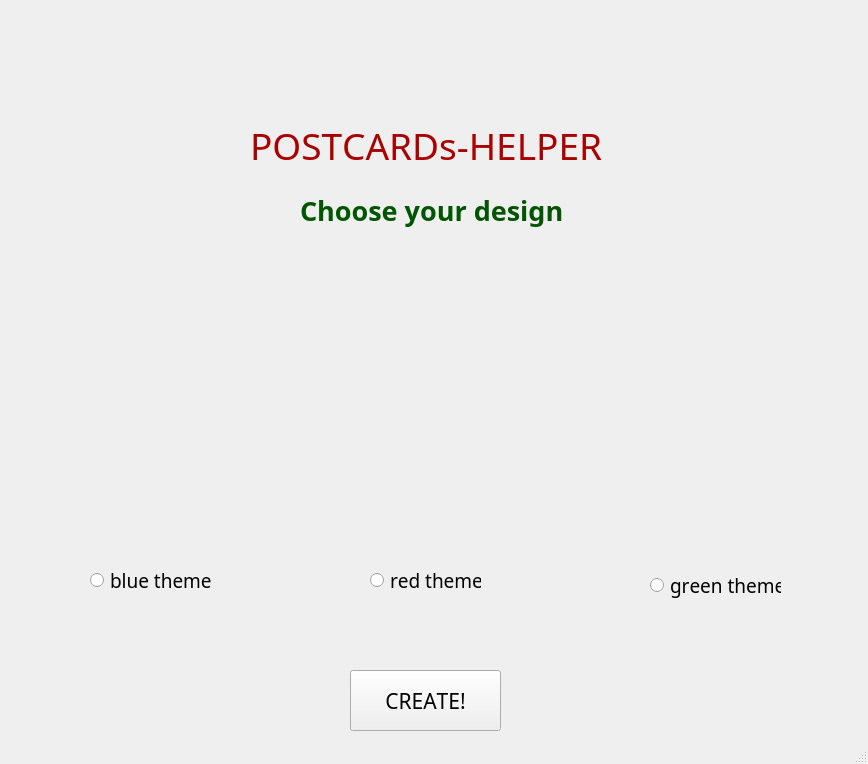
<?xml version="1.0" encoding="UTF-8"?>
<ui version="4.0">
 <class>MainWindow</class>
 <widget class="QMainWindow" name="MainWindow">
  <property name="geometry">
   <rect>
    <x>0</x>
    <y>0</y>
    <width>868</width>
    <height>764</height>
   </rect>
  </property>
  <property name="font">
   <font>
    <underline>true</underline>
    <strikeout>false</strikeout>
    <kerning>false</kerning>
   </font>
  </property>
  <property name="windowTitle">
   <string>MainWindow</string>
  </property>
  <widget class="QWidget" name="centralwidget">
   <widget class="QLabel" name="label_name">
    <property name="geometry">
     <rect>
      <x>250</x>
      <y>120</y>
      <width>371</width>
      <height>41</height>
     </rect>
    </property>
    <property name="font">
     <font>
      <family>Showcard Gothic</family>
      <pointsize>18</pointsize>
      <weight>50</weight>
      <italic>false</italic>
      <bold>false</bold>
      <underline>false</underline>
     </font>
    </property>
    <property name="text">
     <string>&lt;html&gt;&lt;head/&gt;&lt;body&gt;&lt;p&gt;&lt;span style=&quot; font-size:28pt; color:#aa0000;&quot;&gt;POSTCARDs-HELPER&lt;/span&gt;&lt;/p&gt;&lt;/body&gt;&lt;/html&gt;</string>
    </property>
   </widget>
   <widget class="QLabel" name="label_pic">
    <property name="geometry">
     <rect>
      <x>-180</x>
      <y>-20</y>
      <width>1151</width>
      <height>191</height>
     </rect>
    </property>
    <property name="text">
     <string/>
    </property>
    <property name="textFormat">
     <enum>Qt::PlainText</enum>
    </property>
   </widget>
   <widget class="QLabel" name="label_pattern1">
    <property name="geometry">
     <rect>
      <x>10</x>
      <y>270</y>
      <width>271</width>
      <height>271</height>
     </rect>
    </property>
    <property name="text">
     <string/>
    </property>
   </widget>
   <widget class="QLabel" name="label_task">
    <property name="geometry">
     <rect>
      <x>300</x>
      <y>190</y>
      <width>271</width>
      <height>41</height>
     </rect>
    </property>
    <property name="font">
     <font>
      <family>Microsoft YaHei Light</family>
      <pointsize>20</pointsize>
      <underline>false</underline>
     </font>
    </property>
    <property name="whatsThis">
     <string>&lt;!DOCTYPE HTML PUBLIC &quot;-//W3C//DTD HTML 4.0//EN&quot; &quot;http://www.w3.org/TR/REC-html40/strict.dtd&quot;&gt;
&lt;html&gt;&lt;head&gt;&lt;meta name=&quot;qrichtext&quot; content=&quot;1&quot; /&gt;&lt;style type=&quot;text/css&quot;&gt;
p, li { white-space: pre-wrap; }
&lt;/style&gt;&lt;/head&gt;&lt;body style=&quot; font-family:'Microsoft YaHei Light'; font-size:20pt; font-weight:400; font-style:normal;&quot;&gt;
&lt;p style=&quot; margin-top:12px; margin-bottom:12px; margin-left:0px; margin-right:0px; -qt-block-indent:0; text-indent:0px;&quot;&gt;&lt;span style=&quot; font-weight:600; color:#005500;&quot;&gt;Choose design&lt;/span&gt;&lt;/p&gt;&lt;/body&gt;&lt;/html&gt;</string>
    </property>
    <property name="locale">
     <locale language="English" country="UnitedStates"/>
    </property>
    <property name="text">
     <string>&lt;html&gt;&lt;head/&gt;&lt;body&gt;&lt;p&gt;&lt;span style=&quot; font-weight:600; color:#005500;&quot;&gt;Choose your design&lt;/span&gt;&lt;/p&gt;&lt;/body&gt;&lt;/html&gt;</string>
    </property>
    <property name="textFormat">
     <enum>Qt::AutoText</enum>
    </property>
   </widget>
   <widget class="QLabel" name="label_pattern2">
    <property name="geometry">
     <rect>
      <x>290</x>
      <y>270</y>
      <width>271</width>
      <height>271</height>
     </rect>
    </property>
    <property name="text">
     <string/>
    </property>
   </widget>
   <widget class="QLabel" name="label_pattern3">
    <property name="geometry">
     <rect>
      <x>570</x>
      <y>270</y>
      <width>271</width>
      <height>271</height>
     </rect>
    </property>
    <property name="text">
     <string/>
    </property>
   </widget>
   <widget class="QRadioButton" name="desButton">
    <property name="geometry">
     <rect>
      <x>90</x>
      <y>570</y>
      <width>121</width>
      <height>21</height>
     </rect>
    </property>
    <property name="font">
     <font>
      <family>Microsoft YaHei UI Light</family>
      <pointsize>14</pointsize>
      <underline>false</underline>
     </font>
    </property>
    <property name="whatsThis">
     <string>&lt;html&gt;&lt;head/&gt;&lt;body&gt;&lt;p align=&quot;justify&quot;&gt;&lt;span style=&quot; color:#00aaff;&quot;&gt;blue theme&lt;/span&gt;&lt;/p&gt;&lt;/body&gt;&lt;/html&gt;</string>
    </property>
    <property name="text">
     <string>blue theme</string>
    </property>
    <property name="checkable">
     <bool>true</bool>
    </property>
    <property name="checked">
     <bool>false</bool>
    </property>
   </widget>
   <widget class="QRadioButton" name="des2Button">
    <property name="geometry">
     <rect>
      <x>370</x>
      <y>570</y>
      <width>111</width>
      <height>21</height>
     </rect>
    </property>
    <property name="font">
     <font>
      <family>Microsoft YaHei UI Light</family>
      <pointsize>14</pointsize>
      <underline>false</underline>
     </font>
    </property>
    <property name="text">
     <string>red theme</string>
    </property>
   </widget>
   <widget class="QRadioButton" name="des3Button">
    <property name="geometry">
     <rect>
      <x>650</x>
      <y>570</y>
      <width>131</width>
      <height>31</height>
     </rect>
    </property>
    <property name="font">
     <font>
      <family>Microsoft YaHei UI Light</family>
      <pointsize>14</pointsize>
      <underline>false</underline>
      <strikeout>false</strikeout>
      <kerning>false</kerning>
     </font>
    </property>
    <property name="text">
     <string>green theme</string>
    </property>
   </widget>
   <widget class="QLabel" name="label_blue_ball">
    <property name="geometry">
     <rect>
      <x>110</x>
      <y>590</y>
      <width>71</width>
      <height>71</height>
     </rect>
    </property>
    <property name="text">
     <string>&lt;html&gt;&lt;head/&gt;&lt;body&gt;&lt;p&gt;&lt;img src=&quot;:/newPrefix/ball-blue.png&quot;/&gt;&lt;/p&gt;&lt;/body&gt;&lt;/html&gt;</string>
    </property>
   </widget>
   <widget class="QLabel" name="label_red_ball">
    <property name="geometry">
     <rect>
      <x>390</x>
      <y>590</y>
      <width>71</width>
      <height>71</height>
     </rect>
    </property>
    <property name="text">
     <string>&lt;html&gt;&lt;head/&gt;&lt;body&gt;&lt;p&gt;&lt;img src=&quot;:/newPrefix/ball-blue.png&quot;/&gt;&lt;/p&gt;&lt;/body&gt;&lt;/html&gt;</string>
    </property>
   </widget>
   <widget class="QLabel" name="label_green_ball">
    <property name="geometry">
     <rect>
      <x>680</x>
      <y>590</y>
      <width>71</width>
      <height>71</height>
     </rect>
    </property>
    <property name="text">
     <string>&lt;html&gt;&lt;head/&gt;&lt;body&gt;&lt;p&gt;&lt;img src=&quot;:/newPrefix/ball-blue.png&quot;/&gt;&lt;/p&gt;&lt;/body&gt;&lt;/html&gt;</string>
    </property>
   </widget>
   <widget class="QPushButton" name="pushButton">
    <property name="geometry">
     <rect>
      <x>350</x>
      <y>670</y>
      <width>151</width>
      <height>61</height>
     </rect>
    </property>
    <property name="font">
     <font>
      <family>Microsoft YaHei UI Light</family>
      <pointsize>16</pointsize>
      <underline>false</underline>
     </font>
    </property>
    <property name="cursor">
     <cursorShape>PointingHandCursor</cursorShape>
    </property>
    <property name="styleSheet">
     <string notr="true"/>
    </property>
    <property name="text">
     <string>CREATE!</string>
    </property>
   </widget>
   <widget class="QLabel" name="error_label">
    <property name="geometry">
     <rect>
      <x>100</x>
      <y>200</y>
      <width>101</width>
      <height>31</height>
     </rect>
    </property>
    <property name="text">
     <string/>
    </property>
   </widget>
   <widget class="QLabel" name="error_label_2">
    <property name="geometry">
     <rect>
      <x>640</x>
      <y>200</y>
      <width>101</width>
      <height>31</height>
     </rect>
    </property>
    <property name="text">
     <string/>
    </property>
   </widget>
  </widget>
  <widget class="QMenuBar" name="menubar">
   <property name="geometry">
    <rect>
     <x>0</x>
     <y>0</y>
     <width>868</width>
     <height>21</height>
    </rect>
   </property>
  </widget>
  <widget class="QStatusBar" name="statusbar"/>
 </widget>
 <resources>
  <include location="for_project.qrc"/>
 </resources>
 <connections/>
</ui>
